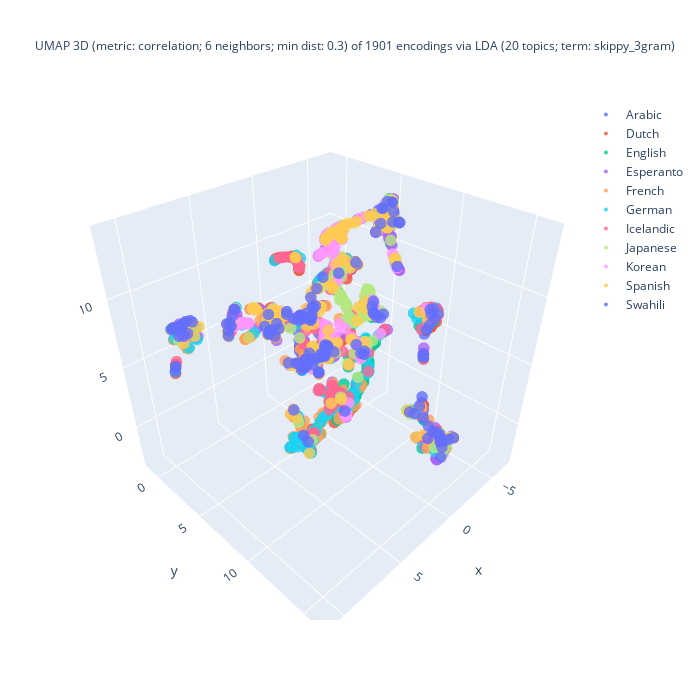

Source (notebook cell):
### Code cell
%%capture --no-display

## Plotlyを使って UMAP の結果の可視化 (3D)
import plotly.graph_objects as go
import numpy as np

## 色分けの単位を選択
if color_lang_family:
    colored_var = 'family'
else:
    colored_var = 'language'
## umap_df を作成
X = zip(doc_UMAP_3d[:,0], doc_UMAP_3d[:,1], doc_UMAP_3d[:,2],
        doc_fit_df[colored_var], doc_fit_df[doc_type]) # zip(..)が必要
umap_df = pd.DataFrame(X, columns = ['D1', 'D2', 'D3', colored_var, doc_type])
#
fig = go.Figure()
for lang_name in sorted(set(umap_df[colored_var])):
    # set marker size of the target domain
    traced = umap_df[ umap_df['language'] == lang_name ]
    fig.add_trace(
        go.Scatter3d(
            x = traced['D1'], y = traced['D2'], z = traced['D3'],
            name = lang_name.title(),
            mode = 'markers',
            marker = dict(size = 4, opacity = 0.8),
            marker_colorscale = color_palette, # worked??
            showlegend = True
        )
    )

## 3D 散布図にラベルを追加する処理は未実装
df_size = len(umap_df)
## title_header
title_header = f"UMAP 3D (metric: {umap_metric}; {umap_n_neighbors} neighbors; min dist: {umap_min_dist}) of {df_size} encodings via\n"
## title_body
if use_FastText:
    if use_LDA:
        title_body = f"LDA ({n_topics} topics; term:0 {lda_term_type}) x FastText ({ft_n_dims} dims; term: {ft_term_type}; window: {ft_window_size})"
    else:
        title_body = f"FastText ({ft_n_dims} dims; term: {ft_term_type}; window: {ft_window_size})"
else:
    title_body = f"LDA ({n_topics} topics; term: {lda_term_type})"
#
title_val = title_header + title_body
fig.update_layout(title = dict(text = title_val, font_size = 12), autosize = False, width = 700, height = 700)
fig.show()

### Figure 1 — Plotly figure (JSON) as saved in the notebook; plotly's stock layout.template omitted (floating-point values rounded to 4 significant figures; data arrays with more than 128 entries replaced by an {"elided": "..."} marker saying what was removed)
{"data": [{"marker": {"colorscale": [[0, "#2E91E5"], [0.04348, "#E15F99"], [0.08696, "#1CA71C"], [0.1304, "#FB0D0D"], [0.1739, "#DA16FF"], [0.2174, "#222A2A"], [0.2609, "#B68100"], [0.3043, "#750D86"], [0.3478, "#EB663B"], [0.3913, "#511CFB"], [0.4348, "#00A08B"], [0.4783, "#FB00D1"], [0.5217, "#FC0080"], [0.5652, "#B2828D"], [0.6087, "#6C7C32"], [0.6522, "#778AAE"], [0.6957, "#862A16"], [0.7391, "#A777F1"], [0.7826, "#620042"], [0.8261, "#1616A7"], [0.8696, "#DA60CA"], [0.913, "#6C4516"], [0.9565, "#0D2A63"], [1, "#AF0038"]], "opacity": 0.8, "size": 4}, "mode": "markers", "name": "Arabic", "showlegend": true, "type": "scatter3d", "x": {"elided": "146 float values"}, "y": {"elided": "146 float values"}, "z": {"elided": "146 float values"}}, {"marker": {"colorscale": [[0, "#2E91E5"], [0.04348, "#E15F99"], [0.08696, "#1CA71C"], [0.1304, "#FB0D0D"], [0.1739, "#DA16FF"], [0.2174, "#222A2A"], [0.2609, "#B68100"], [0.3043, "#750D86"], [0.3478, "#EB663B"], [0.3913, "#511CFB"], [0.4348, "#00A08B"], [0.4783, "#FB00D1"], [0.5217, "#FC0080"], [0.5652, "#B2828D"], [0.6087, "#6C7C32"], [0.6522, "#778AAE"], [0.6957, "#862A16"], [0.7391, "#A777F1"], [0.7826, "#620042"], [0.8261, "#1616A7"], [0.8696, "#DA60CA"], [0.913, "#6C4516"], [0.9565, "#0D2A63"], [1, "#AF0038"]], "opacity": 0.8, "size": 4}, "mode": "markers", "name": "Dutch", "showlegend": true, "type": "scatter3d", "x": {"elided": "218 float values"}, "y": {"elided": "218 float values"}, "z": {"elided": "218 float values"}}, {"marker": {"colorscale": [[0, "#2E91E5"], [0.04348, "#E15F99"], [0.08696, "#1CA71C"], [0.1304, "#FB0D0D"], [0.1739, "#DA16FF"], [0.2174, "#222A2A"], [0.2609, "#B68100"], [0.3043, "#750D86"], [0.3478, "#EB663B"], [0.3913, "#511CFB"], [0.4348, "#00A08B"], [0.4783, "#FB00D1"], [0.5217, "#FC0080"], [0.5652, "#B2828D"], [0.6087, "#6C7C32"], [0.6522, "#778AAE"], [0.6957, "#862A16"], [0.7391, "#A777F1"], [0.7826, "#620042"], [0.8261, "#1616A7"], [0.8696, "#DA60CA"], [0.913, "#6C4516"], [0.9565, "#0D2A63"], [1, "#AF0038"]], "opacity": 0.8, "size": 4}, "mode": "markers", "name": "English", "showlegend": true, "type": "scatter3d", "x": {"elided": "170 float values"}, "y": {"elided": "170 float values"}, "z": {"elided": "170 float values"}}, {"marker": {"colorscale": [[0, "#2E91E5"], [0.04348, "#E15F99"], [0.08696, "#1CA71C"], [0.1304, "#FB0D0D"], [0.1739, "#DA16FF"], [0.2174, "#222A2A"], [0.2609, "#B68100"], [0.3043, "#750D86"], [0.3478, "#EB663B"], [0.3913, "#511CFB"], [0.4348, "#00A08B"], [0.4783, "#FB00D1"], [0.5217, "#FC0080"], [0.5652, "#B2828D"], [0.6087, "#6C7C32"], [0.6522, "#778AAE"], [0.6957, "#862A16"], [0.7391, "#A777F1"], [0.7826, "#620042"], [0.8261, "#1616A7"], [0.8696, "#DA60CA"], [0.913, "#6C4516"], [0.9565, "#0D2A63"], [1, "#AF0038"]], "opacity": 0.8, "size": 4}, "mode": "markers", "name": "Esperanto", "showlegend": true, "type": "scatter3d", "x": {"elided": "149 float values"}, "y": {"elided": "149 float values"}, "z": {"elided": "149 float values"}}, {"marker": {"colorscale": [[0, "#2E91E5"], [0.04348, "#E15F99"], [0.08696, "#1CA71C"], [0.1304, "#FB0D0D"], [0.1739, "#DA16FF"], [0.2174, "#222A2A"], [0.2609, "#B68100"], [0.3043, "#750D86"], [0.3478, "#EB663B"], [0.3913, "#511CFB"], [0.4348, "#00A08B"], [0.4783, "#FB00D1"], [0.5217, "#FC0080"], [0.5652, "#B2828D"], [0.6087, "#6C7C32"], [0.6522, "#778AAE"], [0.6957, "#862A16"], [0.7391, "#A777F1"], [0.7826, "#620042"], [0.8261, "#1616A7"], [0.8696, "#DA60CA"], [0.913, "#6C4516"], [0.9565, "#0D2A63"], [1, "#AF0038"]], "opacity": 0.8, "size": 4}, "mode": "markers", "name": "French", "showlegend": true, "type": "scatter3d", "x": {"elided": "202 float values"}, "y": {"elided": "202 float values"}, "z": {"elided": "202 float values"}}, {"marker": {"colorscale": [[0, "#2E91E5"], [0.04348, "#E15F99"], [0.08696, "#1CA71C"], [0.1304, "#FB0D0D"], [0.1739, "#DA16FF"], [0.2174, "#222A2A"], [0.2609, "#B68100"], [0.3043, "#750D86"], [0.3478, "#EB663B"], [0.3913, "#511CFB"], [0.4348, "#00A08B"], [0.4783, "#FB00D1"], [0.5217, "#FC0080"], [0.5652, "#B2828D"], [0.6087, "#6C7C32"], [0.6522, "#778AAE"], [0.6957, "#862A16"], [0.7391, "#A777F1"], [0.7826, "#620042"], [0.8261, "#1616A7"], [0.8696, "#DA60CA"], [0.913, "#6C4516"], [0.9565, "#0D2A63"], [1, "#AF0038"]], "opacity": 0.8, "size": 4}, "mode": "markers", "name": "German", "showlegend": true, "type": "scatter3d", "x": {"elided": "177 float values"}, "y": {"elided": "177 float values"}, "z": {"elided": "177 float values"}}, {"marker": {"colorscale": [[0, "#2E91E5"], [0.04348, "#E15F99"], [0.08696, "#1CA71C"], [0.1304, "#FB0D0D"], [0.1739, "#DA16FF"], [0.2174, "#222A2A"], [0.2609, "#B68100"], [0.3043, "#750D86"], [0.3478, "#EB663B"], [0.3913, "#511CFB"], [0.4348, "#00A08B"], [0.4783, "#FB00D1"], [0.5217, "#FC0080"], [0.5652, "#B2828D"], [0.6087, "#6C7C32"], [0.6522, "#778AAE"], [0.6957, "#862A16"], [0.7391, "#A777F1"], [0.7826, "#620042"], [0.8261, "#1616A7"], [0.8696, "#DA60CA"], [0.913, "#6C4516"], [0.9565, "#0D2A63"], [1, "#AF0038"]], "opacity": 0.8, "size": 4}, "mode": "markers", "name": "Icelandic", "showlegend": true, "type": "scatter3d", "x": {"elided": "186 float values"}, "y": {"elided": "186 float values"}, "z": {"elided": "186 float values"}}, {"marker": {"colorscale": [[0, "#2E91E5"], [0.04348, "#E15F99"], [0.08696, "#1CA71C"], [0.1304, "#FB0D0D"], [0.1739, "#DA16FF"], [0.2174, "#222A2A"], [0.2609, "#B68100"], [0.3043, "#750D86"], [0.3478, "#EB663B"], [0.3913, "#511CFB"], [0.4348, "#00A08B"], [0.4783, "#FB00D1"], [0.5217, "#FC0080"], [0.5652, "#B2828D"], [0.6087, "#6C7C32"], [0.6522, "#778AAE"], [0.6957, "#862A16"], [0.7391, "#A777F1"], [0.7826, "#620042"], [0.8261, "#1616A7"], [0.8696, "#DA60CA"], [0.913, "#6C4516"], [0.9565, "#0D2A63"], [1, "#AF0038"]], "opacity": 0.8, "size": 4}, "mode": "markers", "name": "Japanese", "showlegend": true, "type": "scatter3d", "x": {"elided": "176 float values"}, "y": {"elided": "176 float values"}, "z": {"elided": "176 float values"}}, {"marker": {"colorscale": [[0, "#2E91E5"], [0.04348, "#E15F99"], [0.08696, "#1CA71C"], [0.1304, "#FB0D0D"], [0.1739, "#DA16FF"], [0.2174, "#222A2A"], [0.2609, "#B68100"], [0.3043, "#750D86"], [0.3478, "#EB663B"], [0.3913, "#511CFB"], [0.4348, "#00A08B"], [0.4783, "#FB00D1"], [0.5217, "#FC0080"], [0.5652, "#B2828D"], [0.6087, "#6C7C32"], [0.6522, "#778AAE"], [0.6957, "#862A16"], [0.7391, "#A777F1"], [0.7826, "#620042"], [0.8261, "#1616A7"], [0.8696, "#DA60CA"], [0.913, "#6C4516"], [0.9565, "#0D2A63"], [1, "#AF0038"]], "opacity": 0.8, "size": 4}, "mode": "markers", "name": "Korean", "showlegend": true, "type": "scatter3d", "x": {"elided": "142 float values"}, "y": {"elided": "142 float values"}, "z": {"elided": "142 float values"}}, {"marker": {"colorscale": [[0, "#2E91E5"], [0.04348, "#E15F99"], [0.08696, "#1CA71C"], [0.1304, "#FB0D0D"], [0.1739, "#DA16FF"], [0.2174, "#222A2A"], [0.2609, "#B68100"], [0.3043, "#750D86"], [0.3478, "#EB663B"], [0.3913, "#511CFB"], [0.4348, "#00A08B"], [0.4783, "#FB00D1"], [0.5217, "#FC0080"], [0.5652, "#B2828D"], [0.6087, "#6C7C32"], [0.6522, "#778AAE"], [0.6957, "#862A16"], [0.7391, "#A777F1"], [0.7826, "#620042"], [0.8261, "#1616A7"], [0.8696, "#DA60CA"], [0.913, "#6C4516"], [0.9565, "#0D2A63"], [1, "#AF0038"]], "opacity": 0.8, "size": 4}, "mode": "markers", "name": "Spanish", "showlegend": true, "type": "scatter3d", "x": {"elided": "187 float values"}, "y": {"elided": "187 float values"}, "z": {"elided": "187 float values"}}, {"marker": {"colorscale": [[0, "#2E91E5"], [0.04348, "#E15F99"], [0.08696, "#1CA71C"], [0.1304, "#FB0D0D"], [0.1739, "#DA16FF"], [0.2174, "#222A2A"], [0.2609, "#B68100"], [0.3043, "#750D86"], [0.3478, "#EB663B"], [0.3913, "#511CFB"], [0.4348, "#00A08B"], [0.4783, "#FB00D1"], [0.5217, "#FC0080"], [0.5652, "#B2828D"], [0.6087, "#6C7C32"], [0.6522, "#778AAE"], [0.6957, "#862A16"], [0.7391, "#A777F1"], [0.7826, "#620042"], [0.8261, "#1616A7"], [0.8696, "#DA60CA"], [0.913, "#6C4516"], [0.9565, "#0D2A63"], [1, "#AF0038"]], "opacity": 0.8, "size": 4}, "mode": "markers", "name": "Swahili", "showlegend": true, "type": "scatter3d", "x": {"elided": "148 float values"}, "y": {"elided": "148 float values"}, "z": {"elided": "148 float values"}}], "layout": {"autosize": false, "height": 700, "title": {"font": {"size": 12}, "text": "UMAP 3D (metric: correlation; 6 neighbors; min dist: 0.3) of 1901 encodings via\nLDA (20 topics; term: skippy_3gram)"}, "width": 700}}
